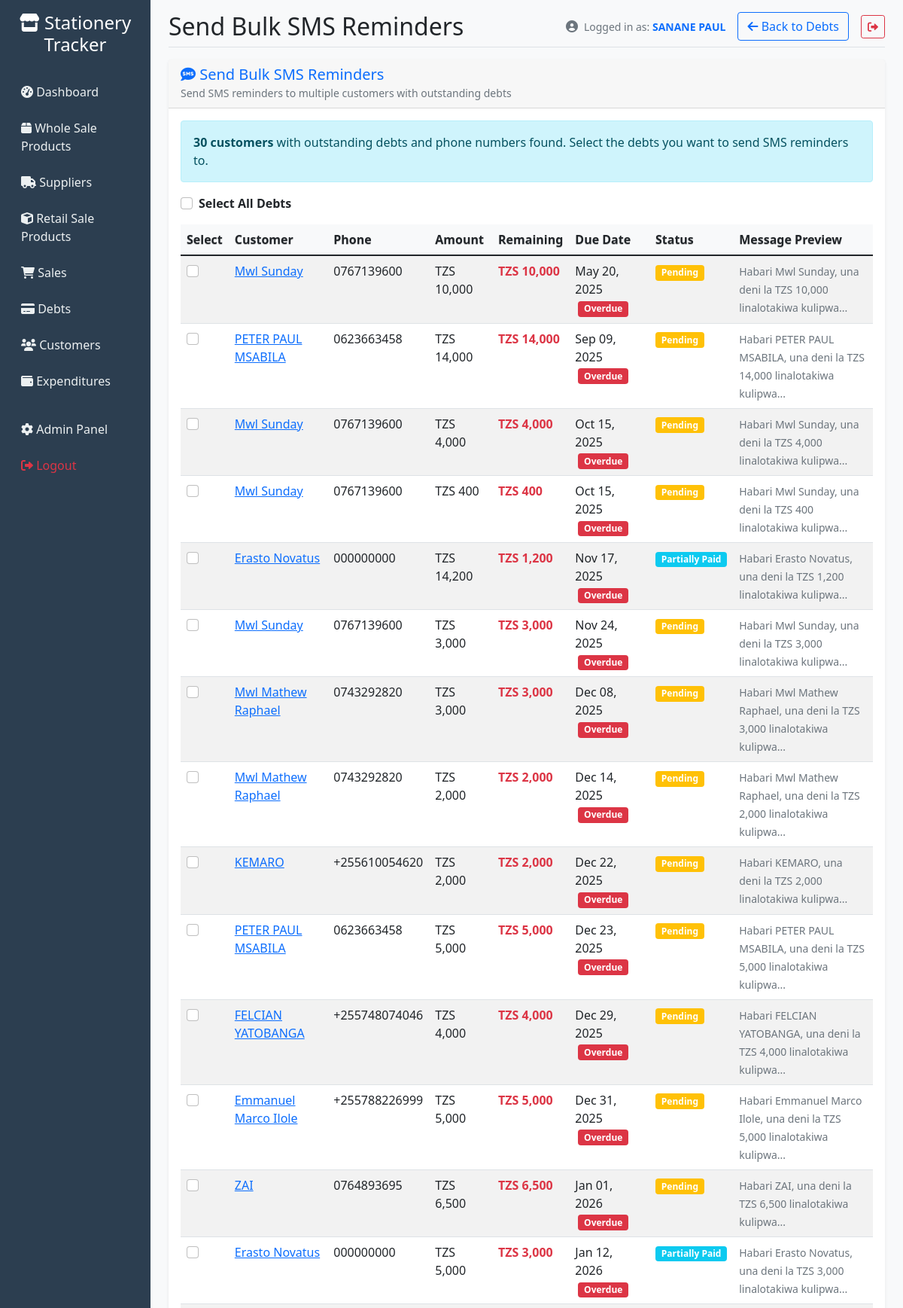
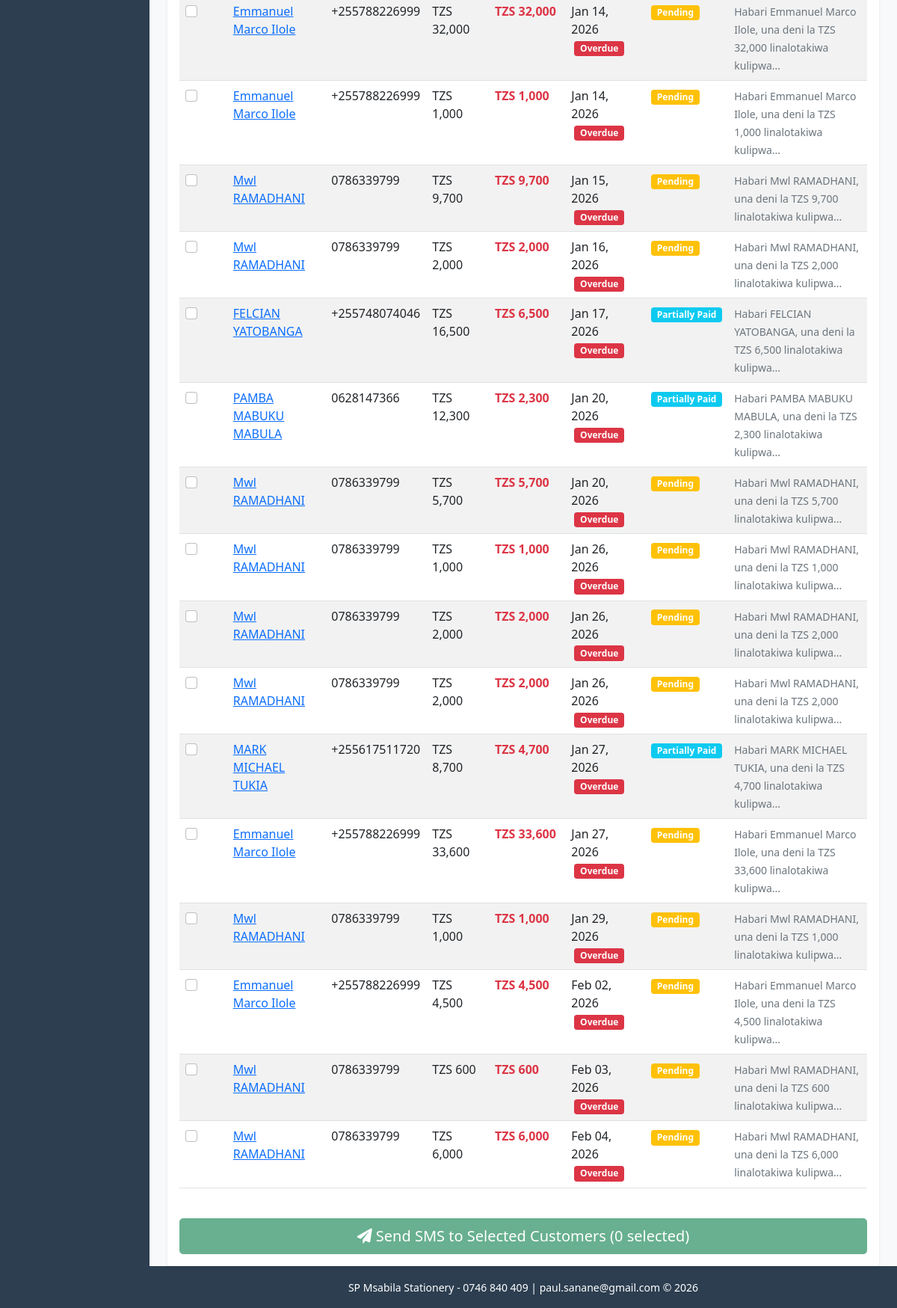
Screenshot of /debts/send-bulk-sms/ (signed in) with the database file from the repository (2 pictures, top to bottom).
### tracker/models.py (models this page shows, shortened)
class Debt(models.Model):
    STATUS_CHOICES = [
        ('pending', 'Pending'),
        ('partial', 'Partially Paid'),
        ('paid', 'Paid'),
        ('overdue', 'Overdue'),
    ]
    customer = models.ForeignKey(Customer, on_delete=models.CASCADE, related_name='debts')
    sale = models.ForeignKey(Sale, on_delete=models.SET_NULL, related_name='debts', null=True, blank=True)
    created_by = models.ForeignKey(User, on_delete=models.SET_NULL, null=True, blank=True)
    item = models.ForeignKey(StationeryItem, on_delete=models.PROTECT, related_name='debts')
    quantity = models.PositiveIntegerField(default=1)
    amount = models.DecimalField(max_digits=10, decimal_places=2, validators=[MinValueValidator(Decimal('0.01'))])
    paid_amount = models.DecimalField(max_digits=10, decimal_places=2, default=0)
    due_date = models.DateField()
    status = models.CharField(max_length=20, choices=STATUS_CHOICES, default='pending')
    description = models.TextField(blank=True)
    created_at = models.DateTimeField(auto_now_add=True)
    updated_at = models.DateTimeField(auto_now=True)
    class Meta:
        ordering = ['-created_at']
    @property
    def remaining_amount(self):
        return self.amount - self.paid_amount
    @property
    def is_overdue(self):
        from django.utils import timezone
        return self.due_date < timezone.now().date() and self.status != 'paid'

class Customer(models.Model):
    name = models.CharField(max_length=200)
    email = models.EmailField(blank=True)
    phone = models.CharField(max_length=20, blank=True)
    address = models.TextField(blank=True)
    created_at = models.DateTimeField(auto_now_add=True)
    is_active = models.BooleanField(default=True)
    class Meta:
        ordering = ['name']

### tracker/views.py (the view, shortened to what this page needs)
# urls.py: path('debts/send-bulk-sms/', views.send_bulk_debt_sms, name='send_bulk_debt_sms'),
@login_required
def send_bulk_debt_sms(request):
    debts = Debt.objects.select_related('customer').filter(
        status__in=['pending', 'partial', 'overdue'],
        customer__phone__isnull=False
    ).exclude(customer__phone='').order_by('due_date')
    context = {
        'debts': debts,
    }
    return render(request, 'tracker/send_bulk_debt_sms.html', context)

### templates/tracker/send_bulk_debt_sms.html (shortened to what this page needs)
{% extends 'base.html' %}
{% load humanize %}
{% block page_title %}Send Bulk SMS Reminders{% endblock %}
{% block page_actions %}
<div class="btn-group" role="group">
    <a href="{% url 'debts_list' %}" class="btn btn-outline-primary">
        <i class="fas fa-arrow-left"></i> Back to Debts
    </a>
</div>
{% endblock %}
{% block content %}
<div class="row">
    <div class="col-12">
        <div class="card">
            <div class="card-header">
                <h5 class="m-0 font-weight-bold text-primary">
                    <i class="fas fa-sms"></i> Send Bulk SMS Reminders
                </h5>
                <small class="text-muted">Send SMS reminders to multiple customers with outstanding debts</small>
            </div>
            <div class="card-body">
                {% if debts %}
                    <div class="alert alert-info">
                        <strong>{{ debts|length }} customers</strong> with outstanding debts and phone numbers found.
                        Select the debts you want to send SMS reminders to.
                    </div>
                    <form method="post" id="bulk-sms-form">
                        <div class="mb-3">
                            <div class="form-check">
                                <input class="form-check-input" type="checkbox" id="select-all" onchange="toggleAllCheckboxes()">
                                <label class="form-check-label fw-bold" for="select-all">
                                    Select All Debts
                                </label>
                            </div>
                        </div>
                        <div class="table-responsive">
                            <table class="table table-striped">
                                <thead>
                                    <tr>
                                        <th>Select</th>
                                        <th>Customer</th>
                                        <th>Phone</th>
                                        <th>Amount</th>
                                        <th>Remaining</th>
                                        <th>Due Date</th>
                                        <th>Status</th>
                                        <th>Message Preview</th>
                                    </tr>
                                </thead>
                                <tbody>
                                    {% for debt in debts %}
                                    <tr>
                                        <td>
                                            <input class="form-check-input debt-checkbox" type="checkbox"
                                                   name="debt_ids" value="{{ debt.id }}" id="debt-{{ debt.id }}">
                                        </td>
                                        <td>
                                            <a href="{% url 'customer_detail' debt.customer.pk %}">{{ debt.customer.name }}</a>
                                        </td>
                                        <td>{{ debt.customer.phone }}</td>
                                        <td>TZS {{ debt.amount|floatformat:0|intcomma }}</td>
                                        <td>
                                            <strong class="{% if debt.remaining_amount > 0 %}text-danger{% else %}text-success{% endif %}">
                                                TZS {{ debt.remaining_amount|floatformat:0|intcomma }}
                                            </strong>
                                        </td>
                                        <td>
                                            {{ debt.due_date|date:"M d, Y" }}
                                            {% if debt.is_overdue %}
                                                <span class="badge bg-danger ms-1">Overdue</span>
                                            {% endif %}
                                        </td>
                                        <td>
                                            {% if debt.status == 'pending' %}
                                                <span class="badge bg-warning">Pending</span>
                                            {% elif debt.status == 'partial' %}
                                                <span class="badge bg-info">Partially Paid</span>
                                            {% elif debt.status == 'overdue' %}
                                                <span class="badge bg-danger">Overdue</span>
                                            {% endif %}
                                        </td>
                                        <td>
                                            <small class="text-muted">
                                                {% if debt.status == 'overdue' %}
                                                    Habari {{ debt.customer.name }}, deni lako la TZS {{ debt.remaining_amount|floatformat:0|intcomma }} lilikwisha muda...
                                                {% else %}
                                                    Habari {{ debt.customer.name }}, una deni la TZS {{ debt.remaining_amount|floatformat:0|intcomma }} linalotakiwa kulipwa...
                                                {% endif %}
                                            </small>
                                        </td>
                                    </tr>
                                    {% endfor %}
                                </tbody>
                            </table>
                        </div>
                        <div class="mt-4 d-grid">
                            <button type="submit" class="btn btn-success btn-lg" id="send-sms-btn" disabled>
                                <i class="fas fa-paper-plane"></i> Send SMS to Selected Customers
                                <span id="selected-count">(0 selected)</span>
                            </button>
                        </div>
                    </form>
                {% endif %}
            </div>
        </div>
    </div>
</div>
{% endblock %}

### templates/base.html (shortened to what this page needs)
<!DOCTYPE html>
<html lang="en">
<head>
    <link href="https://cdn.jsdelivr.net/npm/bootstrap@5.1.3/dist/css/bootstrap.min.css" rel="stylesheet">
    <link href="https://cdnjs.cloudflare.com/ajax/libs/font-awesome/6.0.0/css/all.min.css" rel="stylesheet">
    {% load static tz %}
    <link href="{% static 'custom.css' %}" rel="stylesheet">
</head>
<body>
    {% localtime on %}
    <div class="container-fluid">
        <div class="row">
            <nav class="col-md-3 col-lg-2 d-md-block sidebar collapse" id="sidebar">
                <div class="position-sticky pt-3">
                    <div class="text-center mb-4 position-relative">
                        <h4 class="text-white">
                            <i class="fas fa-store"></i> Stationery Tracker
                        </h4>
                    </div>
                    <ul class="nav flex-column">
                        <li class="nav-item">
                            <a class="nav-link {% if request.resolver_match.url_name == 'dashboard' %}active{% endif %}" href="{% url 'dashboard' %}">
                                <i class="fas fa-tachometer-alt"></i> Dashboard
                            </a>
                        </li>
                        <li class="nav-item">
                            <a class="nav-link {% if 'product' in request.resolver_match.url_name %}active{% endif %}" href="{% url 'product_list' %}">
                                <i class="fas fa-box"></i> Whole Sale Products
                            </a>
                        </li>
                        <li class="nav-item">
                            <a class="nav-link {% if 'supplier' in request.resolver_match.url_name %}active{% endif %}" href="{% url 'supplier_list' %}">
                                <i class="fas fa-truck"></i> Suppliers
                            </a>
                        </li>
                        <li class="nav-item">
                            <a class="nav-link {% if 'stationery' in request.resolver_match.url_name %}active{% endif %}" href="{% url 'stationery_list' %}">
                                <i class="fas fa-cube"></i> Retail Sale Products
                            </a>
                        </li>
                        <li class="nav-item">
                            <a class="nav-link {% if 'sales' in request.resolver_match.url_name %}active{% endif %}" href="{% url 'sales_list' %}">
                                <i class="fas fa-shopping-cart"></i> Sales
                            </a>
                        </li>
                        <li class="nav-item">
                            <a class="nav-link {% if 'debts' in request.resolver_match.url_name %}active{% endif %}" href="{% url 'debts_list' %}">
                                <i class="fas fa-credit-card"></i> Debts
                            </a>
                        </li>
                        <li class="nav-item">
                            <a class="nav-link {% if 'customers' in request.resolver_match.url_name %}active{% endif %}" href="{% url 'customers_list' %}">
                                <i class="fas fa-users"></i> Customers
                            </a>
                        </li>
                        <li class="nav-item">
                            <a class="nav-link {% if 'expend' in request.resolver_match.url_name %}active{% endif %}" href="{% url 'expenditures_list' %}">
                                <i class="fas fa-wallet"></i> Expenditures
                            </a>
                        </li>
                        <li class="nav-item mt-3">
                            <a class="nav-link" href="/admin/">
                                <i class="fas fa-cog"></i> Admin Panel
                            </a>
                        </li>
                        <li class="nav-item">
                            <form method="post" action="{% url 'logout' %}" style="display: inline;">
                                <button type="submit" class="nav-link text-danger" style="background: none; border: none; padding: 0.75rem 1rem; width: 100%; text-align: left; cursor: pointer;">
                                    <i class="fas fa-sign-out-alt"></i> Logout
                                </button>
                            </form>
                        </li>
                    </ul>
                </div>
            </nav>
            <main class="col-md-9 ms-sm-auto col-lg-10 px-md-4 main-content">
                <div class="d-flex justify-content-between flex-wrap flex-md-nowrap align-items-center pt-3 pb-2 mb-3 border-bottom">
                    <div class="d-flex align-items-center">
                        <h1 class="h2 mb-0">{% block page_title %}Dashboard{% endblock %}</h1>
                    </div>
                    <div class="d-flex align-items-center gap-3">
                        {% if user.is_authenticated %}
                        <div class="d-none d-md-flex align-items-center text-muted">
                            <i class="fas fa-user-circle me-2"></i>
                            <span class="small">
                                Logged in as: <strong class="text-primary">{{ user.get_full_name|default:user.username }}</strong>
                            </span>
                        </div>
                        {% endif %}
                        <div class="btn-toolbar mb-2 mb-md-0">
                            {% block page_actions %}{% endblock %}
                        </div>
                        {% if user.is_authenticated %}
                        <form method="post" action="{% url 'logout' %}" style="display: inline;">
                            <button type="submit" class="btn btn-outline-danger btn-sm" title="Logout">
                                <i class="fas fa-sign-out-alt"></i>
                            </button>
                        </form>
                        {% endif %}
                    </div>
                </div>
                {% block content %}{% endblock %}
            </main>
        </div>
    </div>
    {% endlocaltime %}
        <footer class="text-center text-white" style="background-color:#2c3e50;">
            <div class="container-fluid">
                <div class="row">
                    <div class="col-md-3 col-lg-2 d-md-block" style="background-color:#2c3e50; min-height: 56px;">
                    </div>
                    <div class="col-md-9 ms-sm-auto col-lg-10">
                        <div class="container py-3">
                            <small style="font-size:0.875rem;">SP Msabila Stationery - 0746 840 409 | paul.sanane@gmail.com &copy; {% now "Y" %}</small>
                        </div>
                    </div>
                </div>
            </div>
        </footer>
</body>
</html>

### static/custom.css (style rules this page uses)
.badge { font-size: 0.75em; }
.table thead th { text-shadow: 0 1px 0 rgba(0,0,0,0.25) !important; }

### templates/base.html (style rules this page uses)
.sidebar { min-height: 100vh; background-color: #2c3e50; position: relative; }
.sidebar .nav-link { color: #ecf0f1; padding: 0.75rem 1rem; }
.main-content { background-color: #f8f9fa; min-height: 100vh; }
.card { border: none; box-shadow: 0 0.125rem 0.25rem rgba(0, 0, 0, 0.075); }
.table th { background-color: #f8f9fa; border-top: none; }
.badge { font-size: 0.75em; }
@media (min-width: 768px) { .sidebar { min-height: calc(100vh - 56px); } }

### rows the page displays
Debt: customer.name "Mwl Sunday", customer.phone "0767139600", amount "10,000", remaining_amount "10,000", due_date "May 20, 2025", status "Overdue"
Debt: customer.name "PETER PAUL MSABILA", customer.phone "0623663458", amount "14,000", remaining_amount "14,000", due_date "Sep 09, 2025", status "Overdue"
Debt: customer.name "Mwl Sunday", customer.phone "0767139600", amount "4,000", remaining_amount "4,000", due_date "Oct 15, 2025", status "Overdue"
Debt: customer.name "Mwl Sunday", customer.phone "0767139600", amount "400", remaining_amount "400", due_date "Oct 15, 2025", status "Overdue"
Debt: customer.name "Erasto Novatus", customer.phone "000000000", amount "14,200", remaining_amount "1,200", due_date "Nov 17, 2025", status "Overdue"
Debt: customer.name "Mwl Sunday", customer.phone "0767139600", amount "3,000", remaining_amount "3,000", due_date "Nov 24, 2025", status "Overdue"
Debt: customer.name "Mwl Mathew Raphael", customer.phone "0743292820", amount "3,000", remaining_amount "3,000", due_date "Dec 08, 2025", status "Overdue"
Debt: customer.name "Mwl Mathew Raphael", customer.phone "0743292820", amount "2,000", remaining_amount "2,000", due_date "Dec 14, 2025", status "Overdue"
Debt: customer.name "KEMARO", customer.phone "+255610054620", amount "2,000", remaining_amount "2,000", due_date "Dec 22, 2025", status "Overdue"
Debt: customer.name "PETER PAUL MSABILA", customer.phone "0623663458", amount "5,000", remaining_amount "5,000", due_date "Dec 23, 2025", status "Overdue"
Debt: customer.name "FELCIAN YATOBANGA", customer.phone "+255748074046", amount "4,000", remaining_amount "4,000", due_date "Dec 29, 2025", status "Overdue"
Debt: customer.name "Emmanuel Marco Ilole", customer.phone "+255788226999", amount "5,000", remaining_amount "5,000", due_date "Dec 31, 2025", status "Overdue"
Debt: customer.name "ZAI", customer.phone "0764893695", amount "6,500", remaining_amount "6,500", due_date "Jan 01, 2026", status "Overdue"
Debt: customer.name "Erasto Novatus", customer.phone "000000000", amount "5,000", remaining_amount "3,000", due_date "Jan 12, 2026", status "Overdue"
Debt: customer.name "Emmanuel Marco Ilole", customer.phone "+255788226999", amount "32,000", remaining_amount "32,000", due_date "Jan 14, 2026", status "Overdue"
Debt: customer.name "Emmanuel Marco Ilole", customer.phone "+255788226999", amount "1,000", remaining_amount "1,000", due_date "Jan 14, 2026", status "Overdue"
Debt: customer.name "Mwl RAMADHANI", customer.phone "0786339799", amount "9,700", remaining_amount "9,700", due_date "Jan 15, 2026", status "Overdue"
Debt: customer.name "Mwl RAMADHANI", customer.phone "0786339799", amount "2,000", remaining_amount "2,000", due_date "Jan 16, 2026", status "Overdue"
Debt: customer.name "FELCIAN YATOBANGA", customer.phone "+255748074046", amount "16,500", remaining_amount "6,500", due_date "Jan 17, 2026", status "Overdue"
Debt: customer.name "PAMBA MABUKU MABULA", customer.phone "0628147366", amount "12,300", remaining_amount "2,300", due_date "Jan 20, 2026", status "Overdue"
Debt: customer.name "Mwl RAMADHANI", customer.phone "0786339799", amount "5,700", remaining_amount "5,700", due_date "Jan 20, 2026", status "Overdue"
Debt: customer.name "Mwl RAMADHANI", customer.phone "0786339799", amount "1,000", remaining_amount "1,000", due_date "Jan 26, 2026", status "Overdue"
Debt: customer.name "Mwl RAMADHANI", customer.phone "0786339799", amount "2,000", remaining_amount "2,000", due_date "Jan 26, 2026", status "Overdue"
Debt: customer.name "Mwl RAMADHANI", customer.phone "0786339799", amount "2,000", remaining_amount "2,000", due_date "Jan 26, 2026", status "Overdue"
Debt: customer.name "MARK MICHAEL TUKIA", customer.phone "+255617511720", amount "8,700", remaining_amount "4,700", due_date "Jan 27, 2026", status "Overdue"
Debt: customer.name "Emmanuel Marco Ilole", customer.phone "+255788226999", amount "33,600", remaining_amount "33,600", due_date "Jan 27, 2026", status "Overdue"
Debt: customer.name "Mwl RAMADHANI", customer.phone "0786339799", amount "1,000", remaining_amount "1,000", due_date "Jan 29, 2026", status "Overdue"
Debt: customer.name "Emmanuel Marco Ilole", customer.phone "+255788226999", amount "4,500", remaining_amount "4,500", due_date "Feb 02, 2026", status "Overdue"
Debt: customer.name "Mwl RAMADHANI", customer.phone "0786339799", amount "600", remaining_amount "600", due_date "Feb 03, 2026", status "Overdue"
Debt: customer.name "Mwl RAMADHANI", customer.phone "0786339799", amount "6,000", remaining_amount "6,000", due_date "Feb 04, 2026", status "Overdue"

### other values shown
{{ user.get_full_name|default:user.username }} "SANANE PAUL"
{{ debts|length }} "30"
